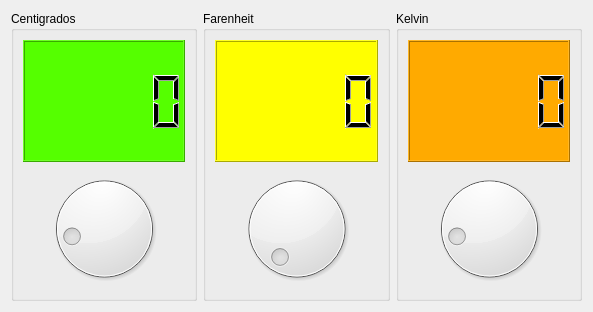
<?xml version="1.0" encoding="UTF-8"?>
<ui version="4.0">
 <class>Termometro</class>
 <widget class="QWidget" name="Termometro">
  <property name="geometry">
   <rect>
    <x>0</x>
    <y>0</y>
    <width>593</width>
    <height>312</height>
   </rect>
  </property>
  <property name="minimumSize">
   <size>
    <width>300</width>
    <height>220</height>
   </size>
  </property>
  <property name="maximumSize">
   <size>
    <width>900</width>
    <height>800</height>
   </size>
  </property>
  <property name="windowTitle">
   <string>Termometro</string>
  </property>
  <property name="windowIcon">
   <iconset resource="recursos.qrc">
    <normaloff>:/Downloads/termometro (1).png</normaloff>:/Downloads/termometro (1).png</iconset>
  </property>
  <layout class="QHBoxLayout" name="horizontalLayout">
   <item>
    <widget class="QGroupBox" name="grpC">
     <property name="title">
      <string>Centigrados</string>
     </property>
     <layout class="QVBoxLayout" name="verticalLayout">
      <item>
       <widget class="QLCDNumber" name="lcdC">
        <property name="styleSheet">
         <string notr="true">background-color: rgb(85, 255, 0);</string>
        </property>
       </widget>
      </item>
      <item>
       <widget class="QDial" name="dialC">
        <property name="cursor">
         <cursorShape>OpenHandCursor</cursorShape>
        </property>
        <property name="tabletTracking">
         <bool>false</bool>
        </property>
        <property name="minimum">
         <number>-18</number>
        </property>
       </widget>
      </item>
     </layout>
    </widget>
   </item>
   <item>
    <widget class="QGroupBox" name="grpF">
     <property name="title">
      <string>Farenheit</string>
     </property>
     <layout class="QVBoxLayout" name="verticalLayout_2">
      <item>
       <widget class="QLCDNumber" name="lcdF">
        <property name="minimumSize">
         <size>
          <width>0</width>
          <height>0</height>
         </size>
        </property>
        <property name="styleSheet">
         <string notr="true">background-color: rgb(255, 255, 0);</string>
        </property>
       </widget>
      </item>
      <item>
       <widget class="QDial" name="dialF">
        <property name="cursor">
         <cursorShape>OpenHandCursor</cursorShape>
        </property>
        <property name="minimum">
         <number>0</number>
        </property>
        <property name="maximum">
         <number>210</number>
        </property>
       </widget>
      </item>
     </layout>
    </widget>
   </item>
   <item>
    <widget class="QGroupBox" name="grpK">
     <property name="title">
      <string>Kelvin</string>
     </property>
     <layout class="QVBoxLayout" name="verticalLayout_3">
      <item>
       <widget class="QLCDNumber" name="lcdK">
        <property name="styleSheet">
         <string notr="true">background-color: rgb(255, 170, 0);</string>
        </property>
       </widget>
      </item>
      <item>
       <widget class="QDial" name="dialK">
        <property name="cursor">
         <cursorShape>OpenHandCursor</cursorShape>
        </property>
        <property name="minimum">
         <number>255</number>
        </property>
        <property name="maximum">
         <number>372</number>
        </property>
        <property name="value">
         <number>273</number>
        </property>
        <property name="sliderPosition">
         <number>273</number>
        </property>
        <property name="orientation">
         <enum>Qt::Horizontal</enum>
        </property>
       </widget>
      </item>
     </layout>
    </widget>
   </item>
  </layout>
 </widget>
 <resources>
  <include location="recursos.qrc"/>
 </resources>
 <connections>
  <connection>
   <sender>dialC</sender>
   <signal>valueChanged(int)</signal>
   <receiver>lcdC</receiver>
   <slot>display(int)</slot>
   <hints>
    <hint type="sourcelabel">
     <x>84</x>
     <y>239</y>
    </hint>
    <hint type="destinationlabel">
     <x>84</x>
     <y>80</y>
    </hint>
   </hints>
  </connection>
  <connection>
   <sender>dialF</sender>
   <signal>valueChanged(int)</signal>
   <receiver>lcdF</receiver>
   <slot>display(int)</slot>
   <hints>
    <hint type="sourcelabel">
     <x>369</x>
     <y>239</y>
    </hint>
    <hint type="destinationlabel">
     <x>369</x>
     <y>80</y>
    </hint>
   </hints>
  </connection>
  <connection>
   <sender>dialK</sender>
   <signal>valueChanged(int)</signal>
   <receiver>lcdK</receiver>
   <slot>display(int)</slot>
   <hints>
    <hint type="sourcelabel">
     <x>489</x>
     <y>229</y>
    </hint>
    <hint type="destinationlabel">
     <x>489</x>
     <y>95</y>
    </hint>
   </hints>
  </connection>
 </connections>
</ui>
